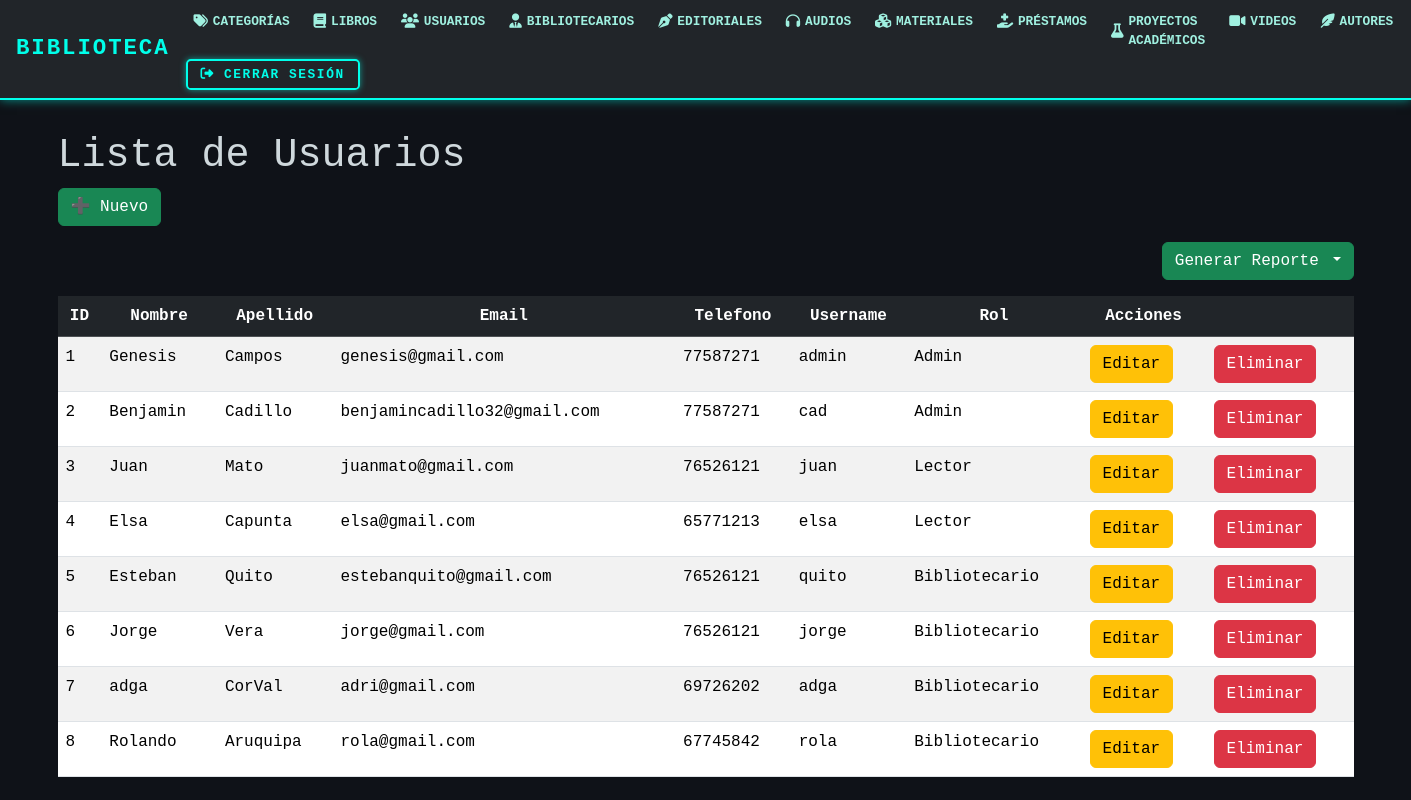
/usuarios/, run on an earlier commit of the app's database.
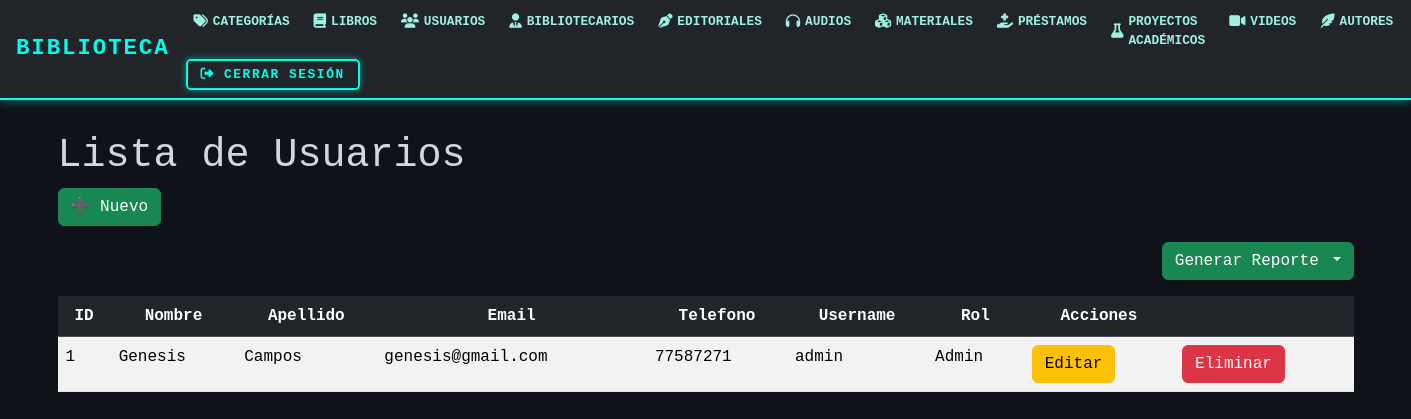
And on a later commit of the database.
### models/usuario_model.py (models this page shows, shortened)
class Usuario(db.Model):
    __tablename__ = "usuarios"
    id = db.Column(db.Integer,primary_key=True)
    nombre = db.Column(db.String(80),nullable=False)
    apellido = db.Column(db.String(80),nullable=False)
    email = db.Column(db.String(120),nullable=False)
    telefono = db.Column(db.String(20),nullable=False)
    username = db.Column(db.String(20),nullable=False)
    password = db.Column(db.String,nullable=False)
    tipo = db.Column(db.String(20),nullable=False)
    @staticmethod #no depende de la clase
    def get_all():
        return Usuario.query.all()

### controllers/usuario_controllers.py (the view)
@usuario_bp.route("/")
def index():
    usuarios = Usuario.get_all()
    return usuario_view.list(usuarios)

### views/usuario_view.py (called while the page is built)
def list(usuarios):
    return render_template('usuarios/index.html', usuarios=usuarios)

### templates/usuarios/index.html (shortened to what this page needs)
{% extends 'base.html' %}
{% block content %}
<h1>Lista de Usuarios</h1>
<a href="{{url_for('usuario.create')}}" class="btn btn-success mb-3"> ➕ Nuevo</a>
<div class="mb-3 text-end">
    <div class="btn-group">
        <button class="btn btn-success dropdown-toggle" data-bs-toggle="dropdown" aria-expanded="false">
            Generar Reporte
        </button>
    </div>
</div>
<table class="table table-striped">
    <thead class="table-dark">
        <tr class="text-center">
            <th>ID</th>
            <th>Nombre</th>
            <th>Apellido</th>
            <th>Email</th>
            <th>Telefono</th>
            <th>Username</th>
            <th>Rol</th>
            <th>Acciones</th>
            <th></th>
        </tr>
    </thead>
    {% for item in usuarios %}
    <tr>
        <td>{{item.id}}</td>
        <td>{{item.nombre}}</td>
        <td>{{item.apellido}}</td>
        <td>{{item.email}}</td>
        <td>{{item.telefono}}</td>
        <td>{{item.username}}</td>
        <td>{{item.tipo}}</td>
        <td>
            <a href="{{url_for('usuario.edit',id=item.id)}}" class="btn btn-warning">Editar</a>
        </td>
        <td>
            <a href="{{ url_for('usuario.delete', id=item.id) }}"
   class="btn btn-danger"
   onclick="return confirm('¿Estás seguro de que deseas eliminar a {{ item.nombre }} {{ item.apellido }}?');">
   Eliminar
</a>
        </td>
    </tr>
    {% else %}
    <tr>
            <td colspan="6" class="text-center">No hay Usuarios registrados.</td>
    </tr>
    {% endfor %}
</table>
{% endblock %}

What changed in the data, as far as the page shows it:
removed Usuario: id "2", nombre "Benjamin", apellido "Cadillo", email "benjamincadillo32@gmail.com", telefono "77587271", username "cad", tipo "Admin"
removed Usuario: id "3", nombre "Juan", apellido "Mato", email "juanmato@gmail.com", telefono "76526121", username "juan", tipo "Lector"
removed Usuario: id "4", nombre "Elsa", apellido "Capunta", email "elsa@gmail.com", telefono "65771213", username "elsa", tipo "Lector"
removed Usuario: id "5", nombre "Esteban", apellido "Quito", email "estebanquito@gmail.com", telefono "76526121", username "quito", tipo "Bibliotecario"
removed Usuario: id "6", nombre "Jorge", apellido "Vera", email "jorge@gmail.com", telefono "76526121", username "jorge", tipo "Bibliotecario"
removed Usuario: id "7", nombre "adga", apellido "CorVal", email "adri@gmail.com", telefono "69726202", username "adga", tipo "Bibliotecario"
removed Usuario: id "8", nombre "Rolando", apellido "Aruquipa", email "rola@gmail.com", telefono "67745842", username "rola", tipo "Bibliotecario"
